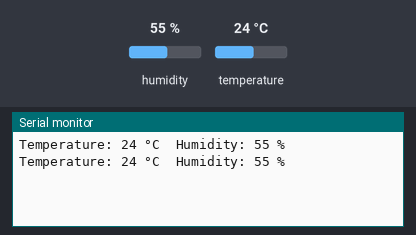
Bench run of a sketch on a simulated Arduino Uno, built with avr-gcc and run on an emulated ATmega328P. On the bench: the last lines printed to the serial monitor. The inputs (shaded band) are chosen by the test bench; at power-on: humidity 55 %, temperature 24 °C.

Above: at 1.3 s.
1.4 s: humidity set to 22 %
At 2.0 s:
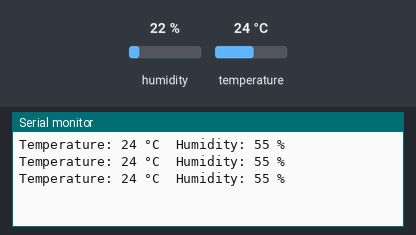
2.9 s: temperature set to 12 °C
At 3.6 s:
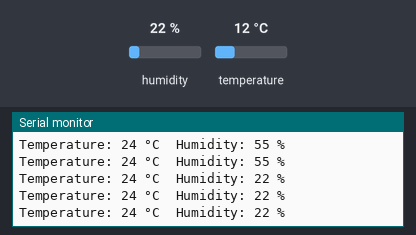
4.4 s: humidity set to 40 %
At 5.1 s:
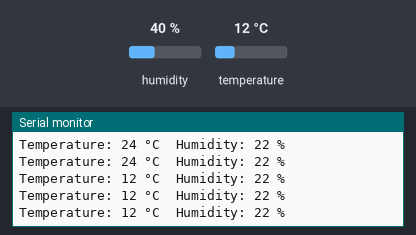
Timing chart, 0 to 7.4 s (numbered marks = the images above; inputs shaded):
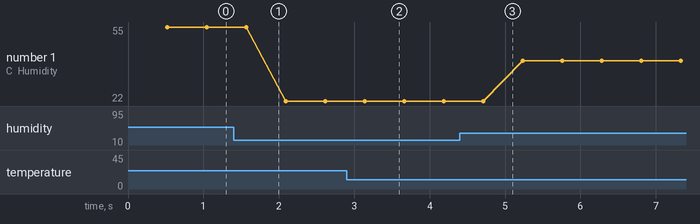

The sketch:

DHT11.ino
```cpp
// Include the DHT11 library for interfacing with the sensor.
#include <DHT11.h>

// Create an instance of the DHT11 class.
DHT11 dht11(2);

void setup() {
    // Initialize serial communication to allow debugging and data readout.
    // Using a baud rate of 9600 baud.
    Serial.begin(9600);
}

void loop() {
    int temperature = 0;
    int humidity = 0;

    // Attempt to read the temperature and humidity values from the DHT11 sensor.
    int result = dht11.readTemperatureHumidity(temperature, humidity);

    // Check the results of the readings.
    // If the reading is successful, print the temperature and humidity values.
    if (result == 0) {
        Serial.print("Temperature: ");
        Serial.print(temperature);
        Serial.print(" °C\tHumidity: ");
        Serial.print(humidity);
        Serial.println(" %");
    }
}
```

Measured:
- plotted number 1: 55 → 22 after the input at 1.4 s, 22 → 40 after the input at 4.4 s
